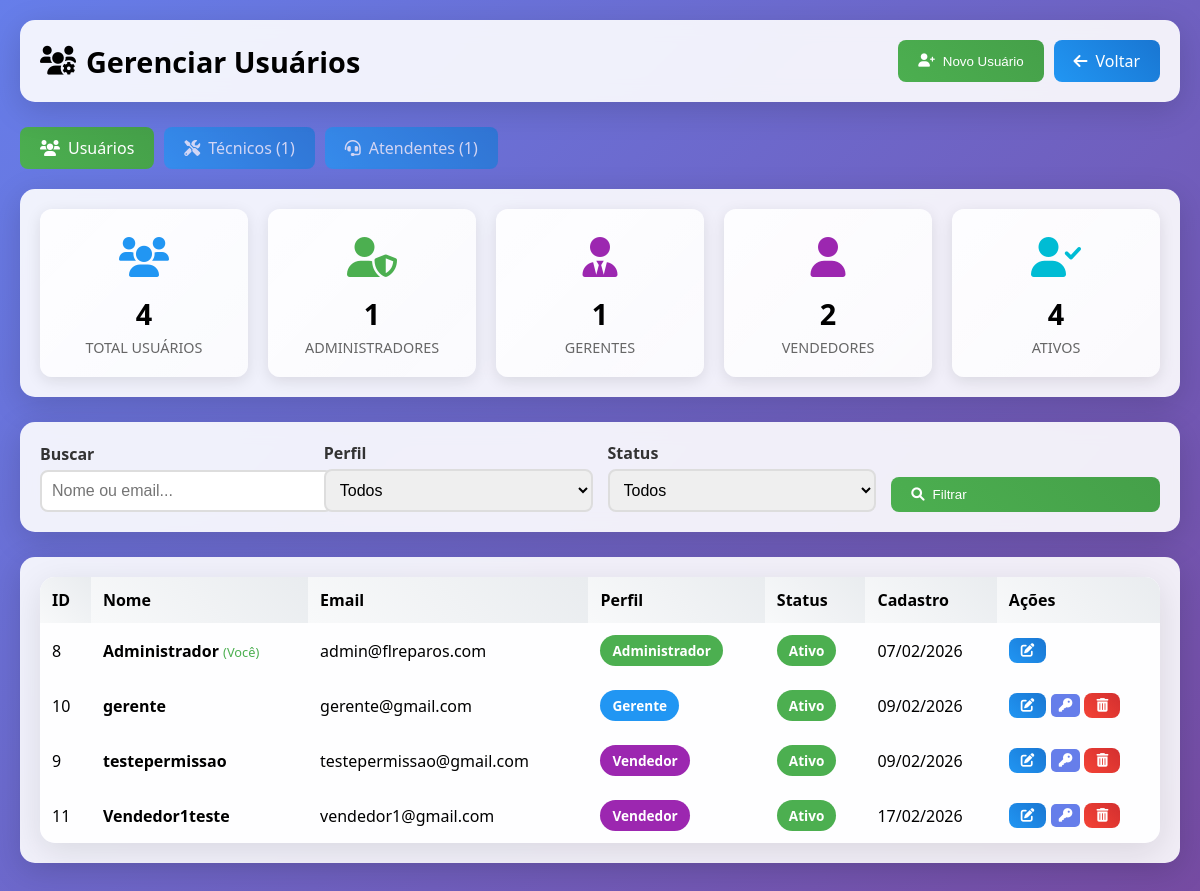
Page /modules/users/index.php (signed in) on the committed database.
### tables this page shows
CREATE TABLE `users` (
  `id` int(11) NOT NULL AUTO_INCREMENT,
  `name` varchar(100) NOT NULL,
  `email` varchar(100) NOT NULL,
  `password` varchar(255) NOT NULL,
  `role` enum('admin','manager','operator','seller','technician') DEFAULT NULL,
  `permissions` text DEFAULT NULL,
  `status` enum('active','inactive') DEFAULT 'active',
  `active` tinyint(1) DEFAULT 1,
  `created_at` timestamp NULL DEFAULT current_timestamp(),
  `updated_at` timestamp NULL DEFAULT current_timestamp() ON UPDATE current_timestamp(),
  `deleted_at` timestamp NULL DEFAULT NULL COMMENT 'Data de deleção (soft delete)',
  PRIMARY KEY (`id`),
  UNIQUE KEY `email` (`email`),
  KEY `idx_deleted_at` (`deleted_at`)
);

### config/permissions.php (called while the page is built, shortened)
<?php
function getRoleName($role) {
    $roles = [
        'admin' => 'Administrador',
        'manager' => 'Gerente',
        'seller' => 'Vendedor'
    ];
    return $roles[$role] ?? 'Desconhecido';
}

### modules/users/index.php (the view, shortened to what this page needs)
<?php
require_once('../../config/database.php');
require_once('../../config/permissions.php');
$conn = $database->getConnection();
$search = $_GET['search'] ?? '';
$where = "WHERE deleted_at IS NULL";
$params = [];
$stmt = $conn->prepare("
    SELECT * FROM users
    $where
    ORDER BY name ASC
");
$stmt->execute($params);
$users = $stmt->fetchAll(PDO::FETCH_ASSOC);
$total_users = $conn->query("SELECT COUNT(*) as total FROM users WHERE deleted_at IS NULL")->fetch(PDO::FETCH_ASSOC)['total'];
$total_admins = $conn->query("SELECT COUNT(*) as total FROM users WHERE role = 'admin' AND deleted_at IS NULL")->fetch(PDO::FETCH_ASSOC)['total'];
$total_managers = $conn->query("SELECT COUNT(*) as total FROM users WHERE role = 'manager' AND deleted_at IS NULL")->fetch(PDO::FETCH_ASSOC)['total'];
$total_sellers = $conn->query("SELECT COUNT(*) as total FROM users WHERE role = 'seller' AND deleted_at IS NULL")->fetch(PDO::FETCH_ASSOC)['total'];
$total_active = $conn->query("SELECT COUNT(*) as total FROM users WHERE status = 'active' AND deleted_at IS NULL")->fetch(PDO::FETCH_ASSOC)['total'];
$technicians = $conn->query("SELECT * FROM technicians WHERE active = 1 ORDER BY name ASC")->fetchAll(PDO::FETCH_ASSOC);
$attendants_list = $conn->query("SELECT * FROM attendants WHERE active = 1 ORDER BY name ASC")->fetchAll(PDO::FETCH_ASSOC);
$activeTab = $_GET['tab'] ?? 'users';
?>
<!DOCTYPE html>
<html lang="pt-BR">
<head>
<link href="https://cdnjs.cloudflare.com/ajax/libs/font-awesome/6.0.0/css/all.min.css" rel="stylesheet">
</head>
<body>
<div class="container">
    <div class="header">
        <h1><i class="fas fa-users-cog"></i> Gerenciar Usuários</h1>
        <div style="display:flex;gap:10px;flex-wrap:wrap;">
            <?php if($activeTab === 'users'): ?>
                <button class="btn btn-primary" onclick="openModal('createModal')"><i class="fas fa-user-plus"></i> Novo Usuário</button>
            <?php elseif($activeTab === 'technicians'): ?>
                <button class="btn btn-primary" onclick="openModal('createTechModal')"><i class="fas fa-user-plus"></i> Novo Técnico</button>
            <?php elseif($activeTab === 'attendants'): ?>
                <button class="btn btn-primary" onclick="openModal('createAttModal')"><i class="fas fa-user-plus"></i> Novo Atendente</button>
            <?php endif; ?>
            <a href="../../index.php" class="btn btn-secondary"><i class="fas fa-arrow-left"></i> Voltar</a>
        </div>
    </div>
    <div style="display:flex;gap:10px;margin-bottom:20px;">
        <a href="?tab=users" class="btn <?= $activeTab === 'users' ? 'btn-primary' : 'btn-secondary' ?>" style="<?= $activeTab === 'users' ? '' : 'opacity:0.7;' ?>">
            <i class="fas fa-users"></i> Usuários
        </a>
        <a href="?tab=technicians" class="btn <?= $activeTab === 'technicians' ? 'btn-primary' : 'btn-secondary' ?>" style="<?= $activeTab === 'technicians' ? '' : 'opacity:0.7;' ?>">
            <i class="fas fa-tools"></i> Técnicos (<?= count($technicians) ?>)
        </a>
        <a href="?tab=attendants" class="btn <?= $activeTab === 'attendants' ? 'btn-primary' : 'btn-secondary' ?>" style="<?= $activeTab === 'attendants' ? '' : 'opacity:0.7;' ?>">
            <i class="fas fa-headset"></i> Atendentes (<?= count($attendants_list) ?>)
        </a>
    </div>
    <?php if($activeTab === 'users'): ?>
    <div class="stats-box">
        <div class="stats-grid">
            <div class="stat-card blue">
                <div class="icon"><i class="fas fa-users"></i></div>
                <div class="value"><?= $total_users ?></div>
                <div class="label">Total Usuários</div>
            </div>
            <div class="stat-card green">
                <div class="icon"><i class="fas fa-user-shield"></i></div>
                <div class="value"><?= $total_admins ?></div>
                <div class="label">Administradores</div>
            </div>
            <div class="stat-card purple">
                <div class="icon"><i class="fas fa-user-tie"></i></div>
                <div class="value"><?= $total_managers ?></div>
                <div class="label">Gerentes</div>
            </div>
            <div class="stat-card purple">
                <div class="icon"><i class="fas fa-user"></i></div>
                <div class="value"><?= $total_sellers ?></div>
                <div class="label">Vendedores</div>
            </div>
            <div class="stat-card cyan">
                <div class="icon"><i class="fas fa-user-check"></i></div>
                <div class="value"><?= $total_active ?></div>
                <div class="label">Ativos</div>
            </div>
        </div>
    </div>
    <div class="search-box">
        <form method="GET">
            <div class="filter-box">
                <div class="form-group">
                    <label>Buscar</label>
                    <input type="text" name="search" value="<?= htmlspecialchars($search) ?>" class="form-control" placeholder="Nome ou email...">
                </div>
                <div class="form-group">
                    <label>Perfil</label>
                    <select name="role" class="form-control">
                        <option value="">Todos</option>
                    </select>
                </div>
                <div class="form-group">
                    <label>Status</label>
                    <select name="status" class="form-control">
                        <option value="">Todos</option>
                    </select>
                </div>
                <div class="form-group">
                    <button type="submit" class="btn btn-primary" style="width:100%;"><i class="fas fa-search"></i> Filtrar</button>
                </div>
            </div>
        </form>
    </div>
    <div class="table-box">
        <table class="table">
            <thead>
                <tr>
                    <th>ID</th>
                    <th>Nome</th>
                    <th>Email</th>
                    <th>Perfil</th>
                    <th>Status</th>
                    <th>Cadastro</th>
                    <th>Ações</th>
                </tr>
            </thead>
            <tbody>
                <?php if(empty($users)): ?>
                    <tr><td colspan="7" class="empty">Nenhum usuário encontrado.</td></tr>
                <?php else: foreach($users as $row): ?>
                <tr>
                    <td><?= $row['id'] ?></td>
                    <td>
                        <strong><?= htmlspecialchars($row['name']) ?></strong>
                        <?php if($row['id'] == $_SESSION['user_id']): ?>
                            <span style="color:#4CAF50;font-size:0.8rem;">(Você)</span>
                        <?php endif; ?>
                    </td>
                    <td><?= htmlspecialchars($row['email']) ?></td>
                    <td><span class="badge badge-<?= $row['role'] ?>"><?= getRoleName($row['role']) ?></span></td>
                    <td><span class="badge badge-<?= $row['status'] ?>"><?= $row['status'] === 'active' ? 'Ativo' : 'Inativo' ?></span></td>
                    <td><?= date('d/m/Y', strtotime($row['created_at'])) ?></td>
                    <td>
                        <button class="btn btn-secondary btn-sm" onclick='openEditModal(<?= json_encode($row) ?>)' title="Editar">
                            <i class="fas fa-edit"></i>
                        </button>
                        <?php if($row['role'] !== 'admin'): ?>
                        <button class="btn btn-sm" style="background:#667eea;color:white;border:none;padding:5px 8px;border-radius:5px;cursor:pointer;" onclick='openPermissionsModal(<?= json_encode($row) ?>)' title="Permissões">
                            <i class="fas fa-key"></i>
                        </button>
                        <?php endif; ?>
                        <?php if($row['id'] != $_SESSION['user_id']): ?>
                        <form method="POST" onsubmit="return false;" style="display:inline;" id="deleteUserForm_<?= $row['id'] ?>">
                            <button type="button" class="btn btn-danger btn-sm" title="Excluir" onclick="showConfirm('Excluir este usuário?','Excluir','Excluir','Cancelar','danger').then(ok=>{if(ok)document.getElementById('deleteUserForm_<?= $row['id'] ?>').submit();})"><i class="fas fa-trash-alt"></i></button>
                        </form>
                        <?php endif; ?>
                    </td>
                </tr>
                <?php endforeach; endif; ?>
            </tbody>
        </table>
    </div>
    <?php endif;  ?>
</div>
</body>
</html>

### modules/users/index.php (style rules this page uses)
body { margin:0; font-family:'Segoe UI', Tahoma, sans-serif; background:linear-gradient(135deg,#667eea,#764ba2); padding:20px; min-height:100vh; }
.container { max-width:1400px;margin:auto; }
.header, .stats-box, .search-box, .table-box { background:rgba(255,255,255,0.9); backdrop-filter:blur(10px); padding:20px; border-radius:15px; box-shadow:0 8px 32px rgba(0,0,0,0.15); margin-bottom:25px; }
.header { display:flex;justify-content:space-between;align-items:center;flex-wrap:wrap; }
.header h1 { font-size:1.8rem;display:flex;align-items:center;gap:10px;margin:0; }
.btn { border:none;border-radius:8px;padding:10px 20px;color:#fff;font-weight:500; cursor:pointer;display:inline-flex;align-items:center;gap:8px;transition:all .3s; text-decoration:none; }
.btn-primary { background:linear-gradient(45deg,#4CAF50,#45a049); }
.btn-secondary { background:linear-gradient(45deg,#2196F3,#1976D2); }
.btn-danger { background:linear-gradient(45deg,#f44336,#d32f2f); }
.btn-sm { padding:6px 12px;font-size:0.85rem; }
.stats-grid { display:grid; grid-template-columns:repeat(auto-fit, minmax(180px, 1fr)); gap:20px; }
.stat-card { background:linear-gradient(135deg, rgba(255,255,255,0.9), rgba(255,255,255,0.7)); padding:20px; border-radius:12px; box-shadow:0 4px 15px rgba(0,0,0,0.1); text-align:center; }
.stat-card .icon { font-size:2.5rem; margin-bottom:10px; }
.stat-card .value { font-size:1.8rem; font-weight:bold; margin:5px 0; }
.stat-card .label { color:#666; font-size:0.9rem; text-transform:uppercase; }
.stat-card.blue .icon { color:#2196F3; }
.stat-card.green .icon { color:#4CAF50; }
.stat-card.purple .icon { color:#9C27B0; }
.stat-card.cyan .icon { color:#00BCD4; }
.filter-box { display:flex; gap:15px; align-items:flex-end; flex-wrap:wrap; }
.form-group { flex:1; min-width:200px; }
.form-group label { display:block;margin-bottom:5px;font-weight:600;color:#333; }
.form-control { width:100%;padding:10px;border:2px solid #ddd;border-radius:8px; font-size:1rem;transition:border .3s; }
.table { width:100%;border-collapse:collapse;background:rgba(255,255,255,0.95); border-radius:15px;overflow:hidden;box-shadow:0 8px 32px rgba(0,0,0,0.1); }
th,td { padding:12px;text-align:left; }
th { background:linear-gradient(45deg,#f8f9fa,#e9ecef);font-weight:600; }
.badge { padding:6px 12px; border-radius:20px; color:white; font-weight:600; font-size:0.85rem; display:inline-block; }
.badge-admin { background:#4CAF50; }
.badge-manager { background:#2196F3; }
.badge-seller { background:#9C27B0; }
.badge-active { background:#4CAF50; }

### rows in the picture
users: id "8", name "Administrador", shows "(Você)", email "admin@flreparos.com", role "Administrador", status "Ativo", created_at "07/02/2026"
users: id "10", name "gerente", email "gerente@gmail.com", role "Gerente", status "Ativo", created_at "09/02/2026"
users: id "9", name "testepermissao", email "testepermissao@gmail.com", role "Vendedor", status "Ativo", created_at "09/02/2026"
users: id "11", name "Vendedor1teste", email "vendedor1@gmail.com", role "Vendedor", status "Ativo", created_at "17/02/2026"

### other values in the picture
count($technicians) "1"
count($attendants_list) "1"
$total_users "4"
$total_admins "1"
$total_managers "1"
$total_sellers "2"
$total_active "4"
